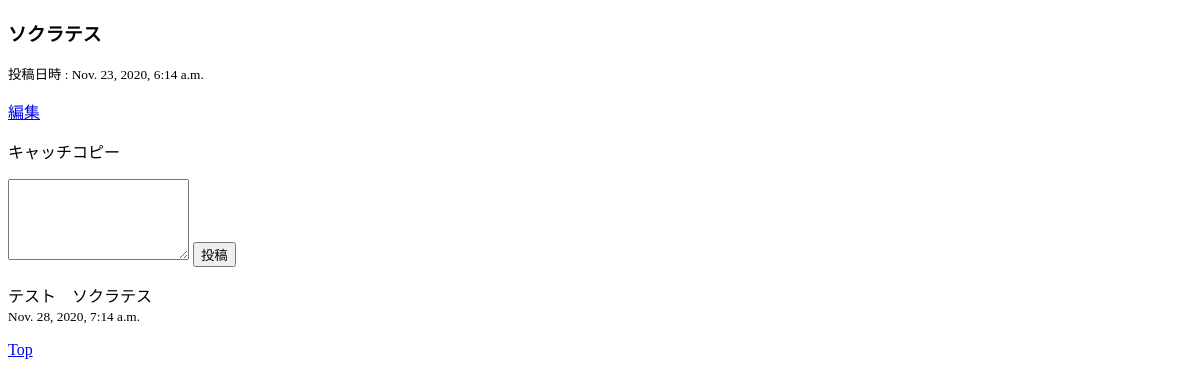
/csa/article/3/, run on an earlier commit of the app's database.
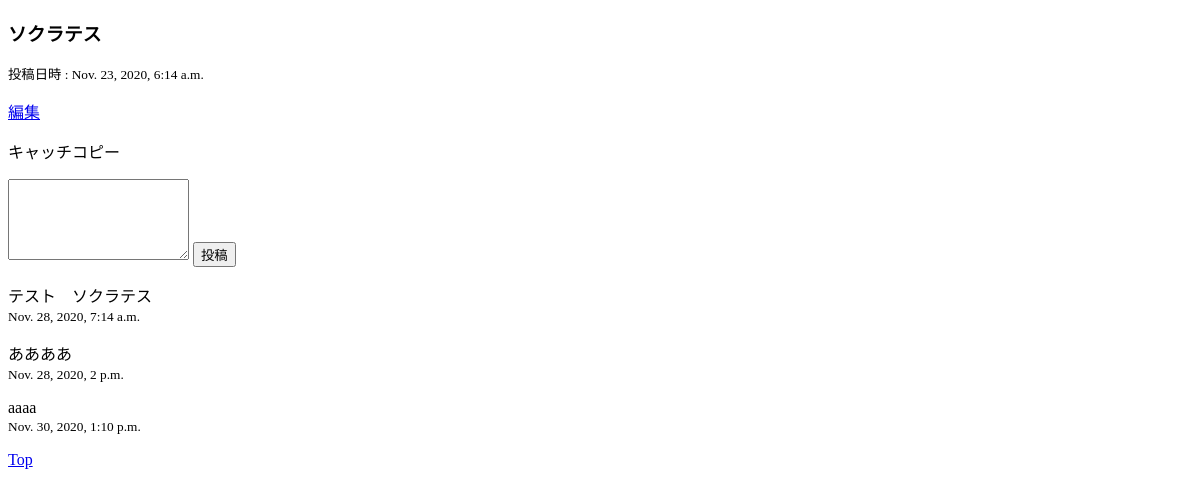
And on a later commit of the database.
### copystockApp/models.py (models this page shows, shortened)
class Copy(models.Model):
    text = models.CharField(max_length=100)
    posted_at = models.DateTimeField(auto_now_add=True)
    article = models.ForeignKey(to=Article, related_name="sales_copy", on_delete=models.CASCADE)

### copystockApp/views.py (the view)
# urls.py: path("article/<int:pk>/", views.view_article, name="view_article"),
def view_article(request, pk):
    template_name = "copystockApp/view_article.html"
    try:
        article = models.Article.objects.get(pk=pk)
    except models.Article.DoesNotExist:
        raise Http404
    if request.method == "POST":
        models.Copy.objects.create(text=request.POST["text"], article=article)
    context = {"article": article}
    return render(request, template_name, context)

### templates/copystockApp/view_article.html (shortened to what this page needs)
<!DOCTYPE html>
<html>
<head>
</head>
<body>
    <h3>{{ article.title }}</h3>
    <small>投稿日時 : {{ article.posted_at }}</small>
    <p><a href="{% url 'copystockApp:edit' article.pk %}">編集</a></p>
    <form action="" method="POST">
        <p><label for="copy">キャッチコピー</label></p>
        <textarea name="text" id="copy" cols="20", rows="5"></textarea>
        <button type="submit">投稿</button>
    </form>
    {% for copy in article.sales_copy.all %}
        <p>{{ copy.text }}</br><small>{{ copy.posted_at }}</small></p>
    {% empty %}
        <p>まだキャッチコピーの投稿はありません</p>
    {% endfor %}
    <a href="{% url 'copystockApp:index' %}">Top</a>
</body>
</html>

What changed in the data, as far as the page shows it:
added Copy: text "ああああ", posted_at "Nov. 28, 2020, 2 p.m."
added Copy: text "aaaa", posted_at "Nov. 30, 2020, 1:10 p.m."
